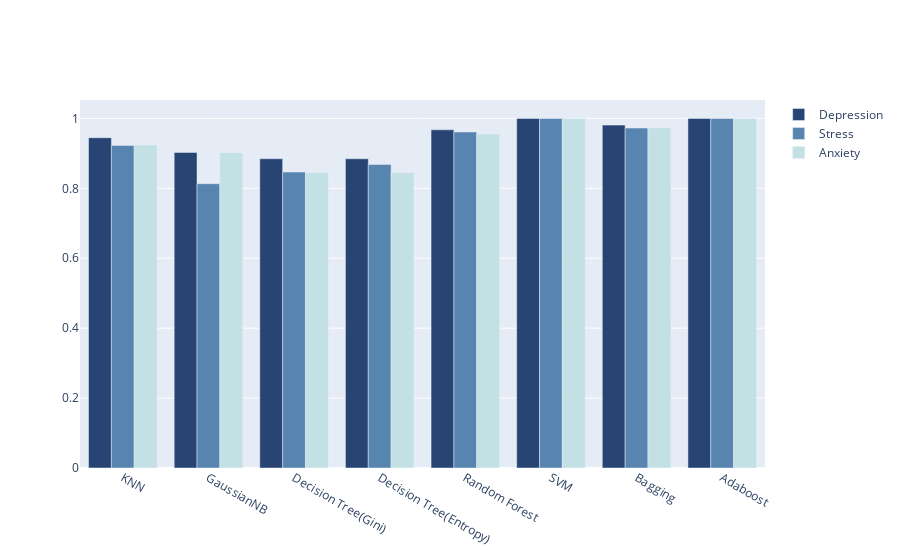

Notebook code for this chart:
### Code cell
colors = ['#274472', '#5885AF', '#C3E0E5','#007e79']
fig = go.Figure(data=[
    go.Bar(name='Depression', x=df_acc['Algorithms'], y=df_acc['DepressionAccuracy'],marker_color=colors[0]),
    go.Bar(name='Stress', x=df_acc['Algorithms'], y=df_acc['AnxietyAccuracy'],marker_color=colors[1]),
    go.Bar(name='Anxiety', x=df_acc['Algorithms'], y=df_acc['StressAccuracy'],marker_color=colors[2]),
])
# Change the bar mode
fig.update_layout(barmode='group')
# fig.write_image("images/acc.png")
fig.show()
fig.write_image("fig.svg")

### Figure 1 — Plotly figure (JSON) as saved in the notebook; plotly's stock layout.template omitted (floating-point values rounded to 4 significant figures)
{"data": [{"marker": {"color": "#274472"}, "name": "Depression", "type": "bar", "x": ["KNN", "GaussianNB", "Decision Tree(Gini)", "Decision Tree(Entropy)", "Random Forest", "SVM", "Bagging", "Adaboost"], "y": [0.9446, 0.9026, 0.8847, 0.8845, 0.9673, 1, 0.9808, 1]}, {"marker": {"color": "#5885AF"}, "name": "Stress", "type": "bar", "x": ["KNN", "GaussianNB", "Decision Tree(Gini)", "Decision Tree(Entropy)", "Random Forest", "SVM", "Bagging", "Adaboost"], "y": [0.9226, 0.8132, 0.8465, 0.8683, 0.9612, 1, 0.9724, 1]}, {"marker": {"color": "#C3E0E5"}, "name": "Anxiety", "type": "bar", "x": ["KNN", "GaussianNB", "Decision Tree(Gini)", "Decision Tree(Entropy)", "Random Forest", "SVM", "Bagging", "Adaboost"], "y": [0.9237, 0.902, 0.8443, 0.845, 0.9555, 1, 0.9734, 1]}], "layout": {"barmode": "group"}}
